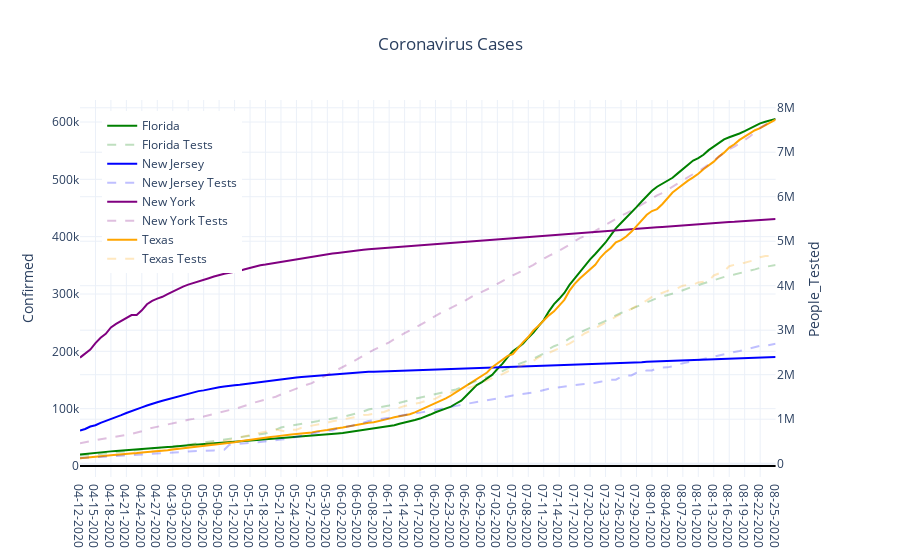

Notebook cell for this chart:
### Code cell
countries_list = sorted(list(country_df['Country_Region'].unique()))

colors_dict = {'US Only NY':'purple',
              'US Only NJ':'blue',
              'US Only FL':'green',
              'US Only TX':'orange'}

rename_dict = {'US Only NY':'New York',
              'US Only NJ':'New Jersey',
              'US Only FL':'Florida',
              'US Only TX':'Texas'}


fig = make_subplots(specs=[[{'secondary_y':True}]])

for mycountry in countries_list:
    fig.add_trace(go.Scatter(x=country_df[country_df['Country_Region']==mycountry]['Date'],
                               y=country_df[country_df['Country_Region']==mycountry]['Confirmed'],
                               name = rename_dict[mycountry],
                               line = {'color':colors_dict[mycountry]}
                          ),
                  secondary_y = False
                )
    fig.add_trace(go.Scatter(x=country_df[country_df['Country_Region']==mycountry]['Date'],
                               y=country_df[country_df['Country_Region']==mycountry]['People_Tested'],
                               name = rename_dict[mycountry] + ' Tests',
                               line = {'color':colors_dict[mycountry],
                                       'dash':'dash'},
                               opacity = 0.25
                          ),
                  secondary_y = True
                )


fig.update_layout(
                showlegend = True,
                legend= dict(x=0.03,y=0.97),
                title='Coronavirus Cases',
                title_x= 0.5,
                yaxis={'title':'Confirmed',
                       'zeroline':True,'zerolinecolor':'#000000','zerolinewidth':2.0},
                template='plotly_white')
fig.update_yaxes(title_text='People_Tested',secondary_y=True)


fig.show()

### Figure 1 — Plotly figure (JSON) as saved in the notebook; plotly's stock layout.template omitted (floating-point values rounded to 4 significant figures; data arrays with more than 128 entries replaced by an {"elided": "..."} marker saying what was removed)
{"data": [{"line": {"color": "green"}, "name": "Florida", "type": "scatter", "x": {"elided": "136 str values"}, "xaxis": "x", "y": {"elided": "136 int values"}, "yaxis": "y"}, {"line": {"color": "green", "dash": "dash"}, "name": "Florida Tests", "opacity": 0.25, "type": "scatter", "x": {"elided": "136 str values"}, "xaxis": "x", "y": {"elided": "136 int values"}, "yaxis": "y2"}, {"line": {"color": "blue"}, "name": "New Jersey", "type": "scatter", "x": {"elided": "136 str values"}, "xaxis": "x", "y": {"elided": "136 int values"}, "yaxis": "y"}, {"line": {"color": "blue", "dash": "dash"}, "name": "New Jersey Tests", "opacity": 0.25, "type": "scatter", "x": {"elided": "136 str values"}, "xaxis": "x", "y": {"elided": "136 int values"}, "yaxis": "y2"}, {"line": {"color": "purple"}, "name": "New York", "type": "scatter", "x": {"elided": "136 str values"}, "xaxis": "x", "y": {"elided": "136 int values"}, "yaxis": "y"}, {"line": {"color": "purple", "dash": "dash"}, "name": "New York Tests", "opacity": 0.25, "type": "scatter", "x": {"elided": "136 str values"}, "xaxis": "x", "y": {"elided": "136 int values"}, "yaxis": "y2"}, {"line": {"color": "orange"}, "name": "Texas", "type": "scatter", "x": {"elided": "136 str values"}, "xaxis": "x", "y": {"elided": "136 int values"}, "yaxis": "y"}, {"line": {"color": "orange", "dash": "dash"}, "name": "Texas Tests", "opacity": 0.25, "type": "scatter", "x": {"elided": "136 str values"}, "xaxis": "x", "y": {"elided": "136 int values"}, "yaxis": "y2"}], "layout": {"legend": {"x": 0.03, "y": 0.97}, "showlegend": true, "title": {"text": "Coronavirus Cases", "x": 0.5}, "xaxis": {"anchor": "y", "domain": [0, 0.94]}, "yaxis": {"anchor": "x", "domain": [0, 1], "title": {"text": "Confirmed"}, "zeroline": true, "zerolinecolor": "#000000", "zerolinewidth": 2}, "yaxis2": {"anchor": "x", "overlaying": "y", "side": "right", "title": {"text": "People_Tested"}}}}
